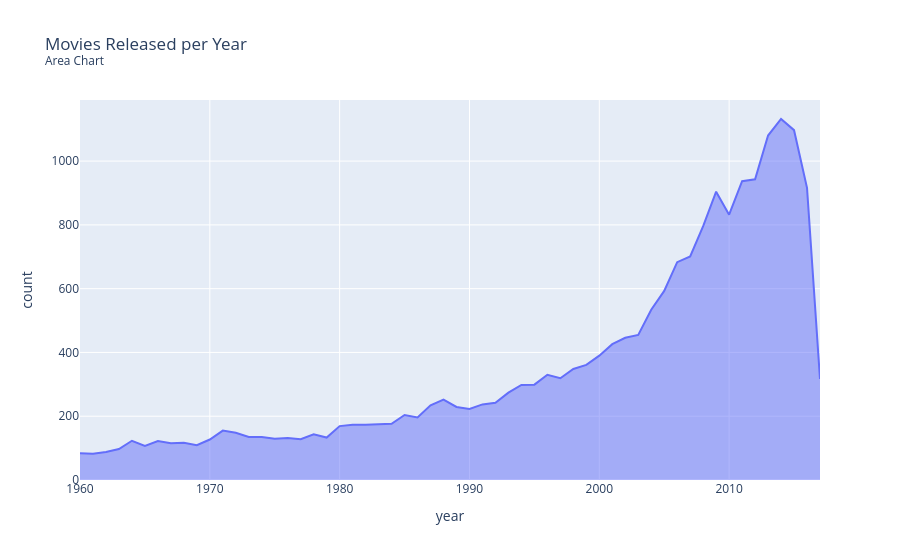

The notebook cell saved with this chart:
### Code cell
# Plotly Area Chart

fig = px.area(
    movies_per_year,
    x='year',
    y='count',
    title='Movies Released per Year<br><sup>Area Chart</sup>'
)

fig.show()

### Figure 1 — Plotly figure (JSON) as saved in the notebook; plotly's stock layout.template omitted (floating-point values rounded to 4 significant figures)
{"data": [{"fillpattern": {"shape": ""}, "hovertemplate": "year=%{x}<br>count=%{y}<extra></extra>", "legendgroup": "", "line": {"color": "#636efa"}, "marker": {"symbol": "circle"}, "mode": "lines", "name": "", "orientation": "v", "showlegend": false, "stackgroup": "1", "type": "scatter", "x": [1960.0, 1961.0, 1962.0, 1963.0, 1964.0, 1965.0, 1966.0, 1967.0, 1968.0, 1969.0, 1970.0, 1971.0, 1972.0, 1973.0, 1974.0, 1975.0, 1976.0, 1977.0, 1978.0, 1979.0, 1980.0, 1981.0, 1982.0, 1983.0, 1984.0, 1985.0, 1986.0, 1987.0, 1988.0, 1989.0, 1990.0, 1991.0, 1992.0, 1993.0, 1994.0, 1995.0, 1996.0, 1997.0, 1998.0, 1999.0, 2000.0, 2001.0, 2002.0, 2003.0, 2004.0, 2005.0, 2006.0, 2007.0, 2008.0, 2009.0, 2010.0, 2011.0, 2012.0, 2013.0, 2014.0, 2015.0, 2016.0, 2017.0], "xaxis": "x", "y": [84, 82, 88, 97, 123, 107, 122, 115, 117, 109, 127, 155, 148, 135, 135, 129, 132, 128, 143, 133, 169, 173, 173, 175, 176, 204, 196, 234, 252, 229, 223, 237, 242, 274, 298, 299, 330, 319, 348, 361, 390, 426, 446, 455, 534, 593, 683, 701, 796, 904, 832, 937, 943, 1080, 1132, 1097, 916, 317], "yaxis": "y"}], "layout": {"legend": {"tracegroupgap": 0}, "title": {"text": "Movies Released per Year<br><sup>Area Chart</sup>"}, "xaxis": {"anchor": "y", "domain": [0, 1], "title": {"text": "year"}}, "yaxis": {"anchor": "x", "domain": [0, 1], "title": {"text": "count"}}}}
